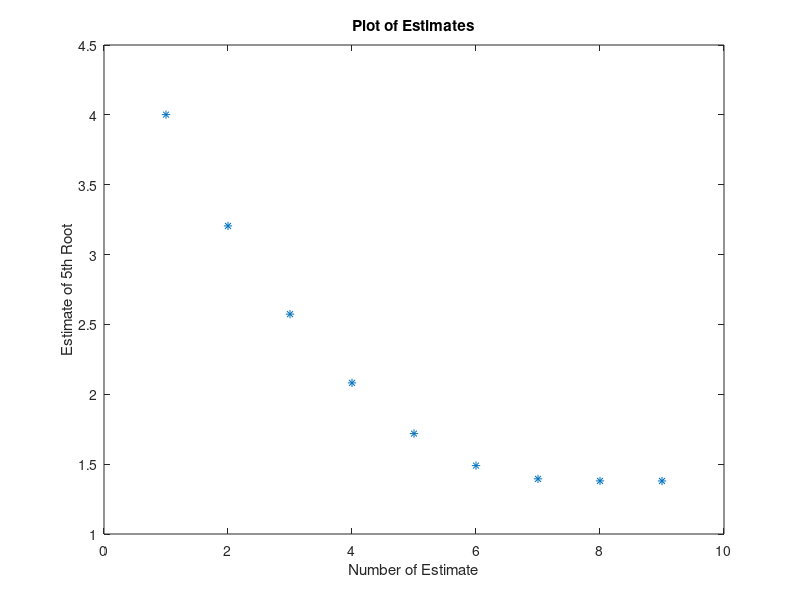

This chart was generated by the following MATLAB code:
% Coleman Lyski
%
% October 28, 2016
%
% HW 6
%% Problem 2
clear; clc; close all; home
commandwindow
num=input('\nEnter the number to estimate the root: ');
est=input('\nEnter an estimate: ');
err=abs(est^5-num);
count=0;
vec=[];
while err>0.0001
    est=est-(est^5-num)/(5*est^4);
    err=abs(est^5-num);
    count=count+1;
    vec=[vec; est];
end
fprintf('\nThe number is %0.4f',num)
fprintf('\nThe estimate of the 5th root is %0.4f',est)
actroot=(num)^(1/5);
fprintf('\nThe actual 5th root is %0.4f',actroot)
fprintf('\nThe number of times through the loop is %0.0f',count)
figure(1);
clf;
plot(1:count,vec,'*')
title('Plot of Estimates')
xlabel('Number of Estimate')
ylabel('Estimate of 5th Root')
%% Problem 3
clear; clc; close all; commandwindow
rng('shuffle');
num = randi([1 100],1);
guessnum = 0;
N=0;
while N==0
    guess=input('\n\nGuess a number between 1 and 100: ');
    if guess < num
        if guessnum > 7
            N=1;
            fprintf('\nSorry, you lose.')
        end
        fprintf('\nHigher')
        guessnum = guessnum+1;
    elseif guess > num
        if guessnum > 7
            N=1;
            fprintf('\nSorry, you lose.')
        end
        fprintf('\nLower')
        guessnum = guessnum+1;
    elseif guess == num
        if guessnum > 7
            N=1;
            fprintf('\nSorry, you lose.')
        end
        fprintf('\nCORRECT!!!!!!')
        N=1;
        guessnum = guessnum+1;
        fprintf('\nIt took you %i guesses',guessnum)
    else
        fprintf('\nInvalid Guess')
    end
end
    















